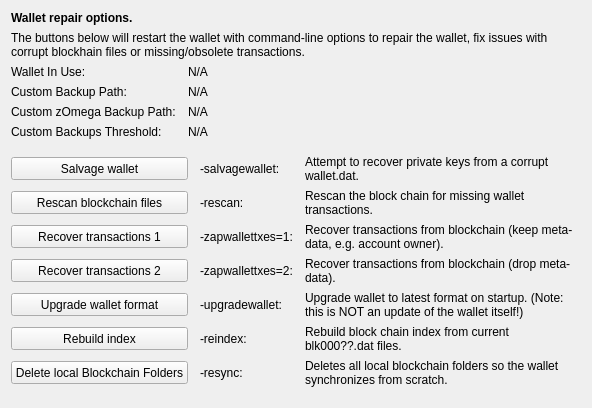
     <widget class="QWidget" name="tab_repair">
      <attribute name="title">
       <string>&amp;Wallet Repair</string>
      </attribute>
      <layout class="QGridLayout" name="gridLayout_4" columnstretch="0,0,0,0">
       <property name="horizontalSpacing">
        <number>12</number>
       </property>
       <item row="0" column="0" colspan="4">
        <widget class="QLabel" name="label_repair_header">
         <property name="font">
          <font>
           <weight>75</weight>
           <bold>true</bold>
          </font>
         </property>
         <property name="text">
          <string>Wallet repair options.</string>
         </property>
        </widget>
       </item>
       <item row="1" column="0" colspan="4">
        <widget class="QLabel" name="label_repair_helptext">
         <property name="font">
          <font>
           <weight>50</weight>
           <bold>false</bold>
          </font>
         </property>
         <property name="text">
          <string>The buttons below will restart the wallet with command-line options to repair the wallet, fix issues with corrupt blockhain files or missing/obsolete transactions.</string>
         </property>
         <property name="wordWrap">
          <bool>true</bool>
         </property>
        </widget>
       </item>
       <item row="2" column="0">
        <widget class="QLabel" name="wallet_path_label">
         <property name="text">
          <string>Wallet In Use:</string>
         </property>
        </widget>
       </item>
       <item row="2" column="1" colspan="3">
        <widget class="QLabel" name="wallet_path">
         <property name="cursor">
          <cursorShape>IBeamCursor</cursorShape>
         </property>
         <property name="text">
          <string>N/A</string>
         </property>
         <property name="textFormat">
          <enum>Qt::PlainText</enum>
         </property>
         <property name="textInteractionFlags">
          <set>Qt::LinksAccessibleByMouse|Qt::TextSelectableByKeyboard|Qt::TextSelectableByMouse</set>
         </property>
        </widget>
       </item>
       <item row="3" column="0">
        <widget class="QLabel" name="wallet_custombackuppath_label">
         <property name="visible">
          <bool>false</bool>
         </property>
         <property name="text">
          <string>Custom Backup Path:</string>
         </property>
        </widget>
       </item>
       <item row="3" column="1" colspan="3">
        <widget class="QLabel" name="wallet_custombackuppath">
         <property name="cursor">
          <cursorShape>IBeamCursor</cursorShape>
         </property>
         <property name="visible">
          <bool>false</bool>
         </property>
         <property name="text">
          <string>N/A</string>
         </property>
         <property name="textFormat">
          <enum>Qt::PlainText</enum>
         </property>
         <property name="textInteractionFlags">
          <set>Qt::LinksAccessibleByMouse|Qt::TextSelectableByKeyboard|Qt::TextSelectableByMouse</set>
         </property>
        </widget>
       </item>
       <item row="4" column="0">
        <widget class="QLabel" name="wallet_customzomegabackuppath_label">
         <property name="visible">
          <bool>false</bool>
         </property>
         <property name="text">
          <string>Custom zOmega Backup Path:</string>
         </property>
        </widget>
       </item>
       <item row="4" column="1" colspan="3">
        <widget class="QLabel" name="wallet_customzomegabackuppath">
         <property name="cursor">
          <cursorShape>IBeamCursor</cursorShape>
         </property>
         <property name="visible">
          <bool>false</bool>
         </property>
         <property name="text">
          <string>N/A</string>
         </property>
         <property name="textFormat">
          <enum>Qt::PlainText</enum>
         </property>
         <property name="textInteractionFlags">
          <set>Qt::LinksAccessibleByMouse|Qt::TextSelectableByKeyboard|Qt::TextSelectableByMouse</set>
         </property>
        </widget>
       </item>
       <item row="5" column="0">
        <widget class="QLabel" name="wallet_custombackupthreshold_label">
         <property name="visible">
          <bool>false</bool>
         </property>
         <property name="text">
          <string>Custom Backups Threshold:</string>
         </property>
        </widget>
       </item>
       <item row="5" column="1" colspan="3">
        <widget class="QLabel" name="wallet_custombackupthreshold">
         <property name="cursor">
          <cursorShape>IBeamCursor</cursorShape>
         </property>
         <property name="visible">
          <bool>false</bool>
         </property>
         <property name="text">
          <string>N/A</string>
         </property>
         <property name="textFormat">
          <enum>Qt::PlainText</enum>
         </property>
         <property name="textInteractionFlags">
          <set>Qt::LinksAccessibleByMouse|Qt::TextSelectableByKeyboard|Qt::TextSelectableByMouse</set>
         </property>
        </widget>
       </item>
       <item row="6" column="0">
        <spacer name="verticalSpacer_repair1">
         <property name="orientation">
          <enum>Qt::Vertical</enum>
         </property>
         <property name="sizeHint" stdset="0">
          <size>
           <width>10</width>
           <height>10</height>
          </size>
         </property>
        </spacer>
       </item>
       <item row="7" column="0" colspan="2">
        <widget class="QPushButton" name="btn_salvagewallet">
         <property name="minimumSize">
          <size>
           <width>100</width>
           <height>23</height>
          </size>
         </property>
         <property name="text">
          <string>Salvage wallet</string>
         </property>
        </widget>
       </item>
       <item row="7" column="2">
        <widget class="QLabel" name="label_repair_salvage_command">
         <property name="text">
          <string notr="true">-salvagewallet:</string>
         </property>
        </widget>
       </item>
       <item row="7" column="3">
        <widget class="QLabel" name="label_repair_salvage">
         <property name="text">
          <string>Attempt to recover private keys from a corrupt wallet.dat.</string>
         </property>
         <property name="wordWrap">
          <bool>true</bool>
         </property>
        </widget>
       </item>
       <item row="8" column="0" colspan="2">
        <widget class="QPushButton" name="btn_rescan">
         <property name="minimumSize">
          <size>
           <width>100</width>
           <height>23</height>
          </size>
         </property>
         <property name="text">
          <string>Rescan blockchain files</string>
         </property>
        </widget>
       </item>
       <item row="8" column="2">
        <widget class="QLabel" name="label_repair_rescan_command">
         <property name="text">
          <string notr="true">-rescan:</string>
         </property>
        </widget>
       </item>
       <item row="8" column="3">
        <widget class="QLabel" name="label_repair_rescan">
         <property name="text">
          <string>Rescan the block chain for missing wallet transactions.</string>
         </property>
         <property name="wordWrap">
          <bool>true</bool>
         </property>
        </widget>
       </item>
       <item row="9" column="0" colspan="2">
        <widget class="QPushButton" name="btn_zapwallettxes1">
         <property name="minimumSize">
          <size>
           <width>100</width>
           <height>23</height>
          </size>
         </property>
         <property name="text">
          <string>Recover transactions 1</string>
         </property>
        </widget>
       </item>
       <item row="9" column="2">
        <widget class="QLabel" name="label_repair_zap1_command">
         <property name="text">
          <string notr="true">-zapwallettxes=1:</string>
         </property>
        </widget>
       </item>
       <item row="9" column="3">
        <widget class="QLabel" name="label_repair_zap1">
         <property name="text">
          <string>Recover transactions from blockchain (keep meta-data, e.g. account owner).</string>
         </property>
         <property name="wordWrap">
          <bool>true</bool>
         </property>
        </widget>
       </item>
       <item row="10" column="0" colspan="2">
        <widget class="QPushButton" name="btn_zapwallettxes2">
         <property name="minimumSize">
          <size>
           <width>100</width>
           <height>23</height>
          </size>
         </property>
         <property name="text">
          <string>Recover transactions 2</string>
         </property>
        </widget>
       </item>
       <item row="10" column="2">
        <widget class="QLabel" name="label_repair_zap2_command">
         <property name="text">
          <string notr="true">-zapwallettxes=2:</string>
         </property>
        </widget>
       </item>
       <item row="10" column="3">
        <widget class="QLabel" name="label_repair_zap2">
         <property name="text">
          <string>Recover transactions from blockchain (drop meta-data).</string>
         </property>
         <property name="wordWrap">
          <bool>true</bool>
         </property>
        </widget>
       </item>
       <item row="11" column="0" colspan="2">
        <widget class="QPushButton" name="btn_upgradewallet">
         <property name="minimumSize">
          <size>
           <width>100</width>
           <height>23</height>
          </size>
         </property>
         <property name="text">
          <string>Upgrade wallet format</string>
         </property>
        </widget>
       </item>
       <item row="11" column="2">
        <widget class="QLabel" name="label_repair_upgrade_command">
         <property name="text">
          <string notr="true">-upgradewallet:</string>
         </property>
        </widget>
       </item>
       <item row="11" column="3">
        <widget class="QLabel" name="label_repair_upgrade">
         <property name="text">
          <string>Upgrade wallet to latest format on startup. (Note: this is NOT an update of the wallet itself!)</string>
         </property>
         <property name="wordWrap">
          <bool>true</bool>
         </property>
        </widget>
       </item>
       <item row="12" column="0" colspan="2">
        <widget class="QPushButton" name="btn_reindex">
         <property name="minimumSize">
          <size>
           <width>100</width>
           <height>23</height>
          </size>
         </property>
         <property name="text">
          <string>Rebuild index</string>
         </property>
        </widget>
       </item>
       <item row="12" column="2">
        <widget class="QLabel" name="label_repair_reindex_command">
         <property name="text">
          <string notr="true">-reindex:</string>
         </property>
        </widget>
       </item>
       <item row="12" column="3">
        <widget class="QLabel" name="label_repair_reindex">
         <property name="text">
          <string>Rebuild block chain index from current blk000??.dat files.</string>
         </property>
         <property name="wordWrap">
          <bool>true</bool>
         </property>
        </widget>
       </item>
       <item row="13" column="0" colspan="2">
        <widget class="QPushButton" name="btn_resync">
         <property name="minimumSize">
          <size>
           <width>100</width>
           <height>23</height>
          </size>
         </property>
         <property name="text">
          <string>Delete local Blockchain Folders</string>
         </property>
        </widget>
       </item>
       <item row="13" column="2">
        <widget class="QLabel" name="label_repair_resync_command">
         <property name="text">
          <string>-resync:</string>
         </property>
        </widget>
       </item>
       <item row="13" column="3">
        <widget class="QLabel" name="label_repair_resync">
         <property name="text">
          <string>Deletes all local blockchain folders so the wallet synchronizes from scratch.</string>
         </property>
         <property name="wordWrap">
          <bool>true</bool>
         </property>
        </widget>
       </item>
       <item row="14" column="0">
        <spacer name="verticalSpacer_repair2">
         <property name="orientation">
          <enum>Qt::Vertical</enum>
         </property>
         <property name="sizeHint" stdset="0">
          <size>
           <width>20</width>
           <height>10</height>
          </size>
         </property>
        </spacer>
       </item>
      </layout>
     </widget>
